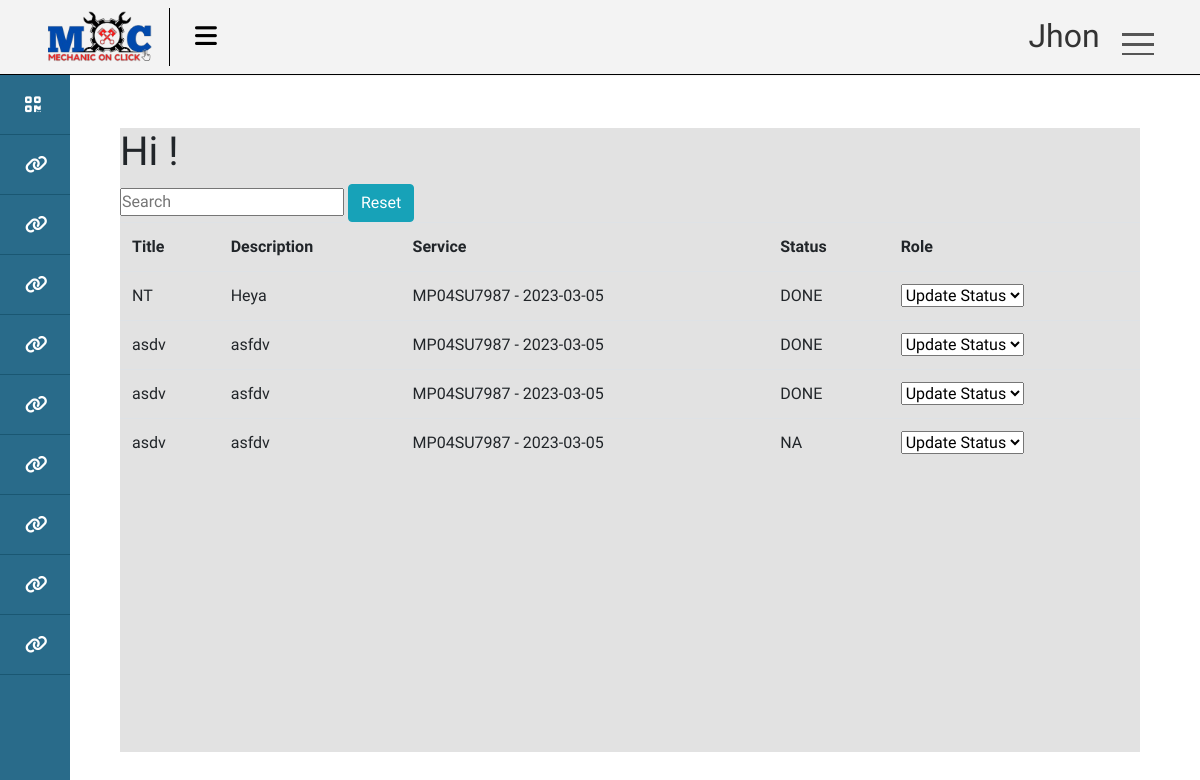
Page /tasks/employee/get (signed in) on the earlier database version.
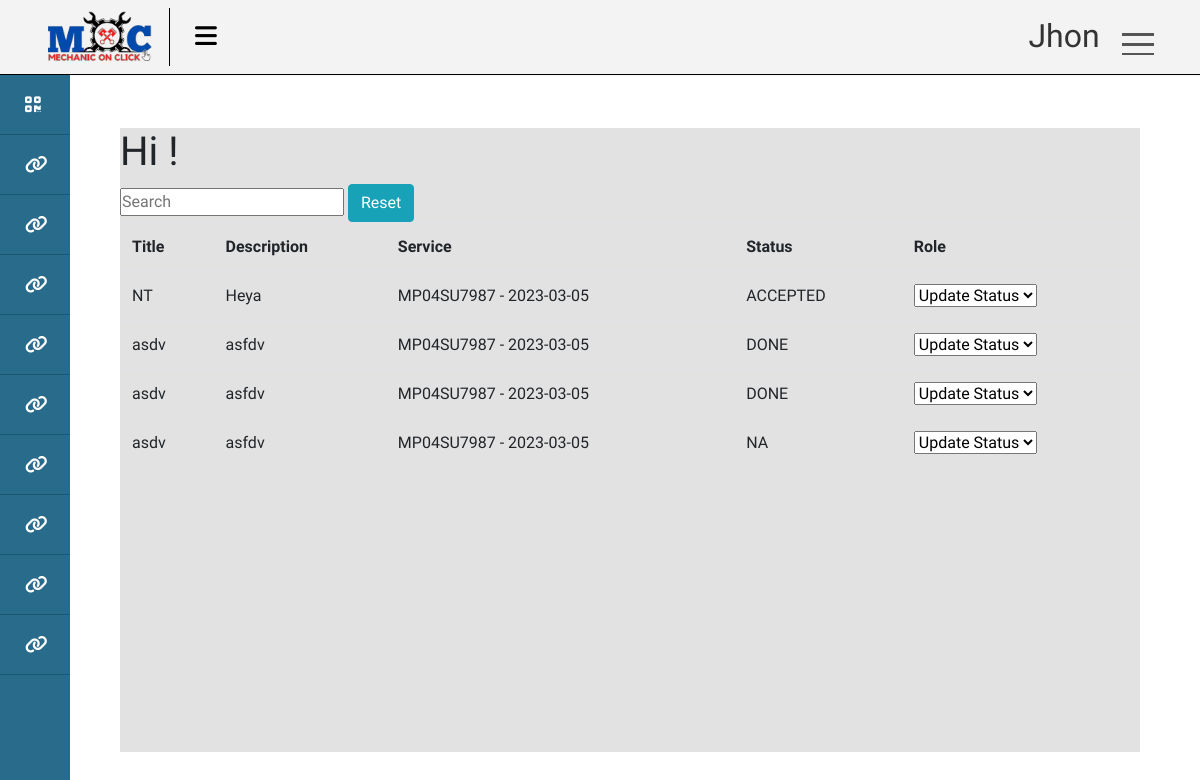
Same page on the later database version.
### ERP/models.py (models this page shows, shortened)
class Task(models.Model):
    title = models.CharField(max_length=50 )
    description = models.CharField(max_length=200)
    services = models.ForeignKey(Service , null=True , blank= True , on_delete=models.SET_NULL)
    employee = models.ForeignKey(Employee , null=True , blank=True , on_delete=models.SET_NULL)
    date = models.DateField(default= datetime.date.today)
    center = models.ForeignKey(Center , on_delete=models.CASCADE)
    class TaskStatus(models.TextChoices):
        NA = 'NA' , 'NA'
        ACCEPTED = 'ACCEPTED' , 'ACCEPTED'
        REJECTED = 'REJECTED' , 'REJECTED'
        DONE = 'DONE' , 'DONE'
        PENDING = 'PENDING' , 'PENDING'
        FAILED = 'FAILED' , 'FAILED'
    status = models.CharField(max_length=50 , choices=TaskStatus.choices ,default= TaskStatus.NA)

class Service(models.Model):
    class Progress(models.TextChoices):
        WAITING = 'WAITING' , 'Waiting'
        DOING = 'DOING' , 'Doing'
    vehical = models.ForeignKey(Vehical , on_delete=models.SET_NULL, blank=True , null= True)
    center = models.ForeignKey(Center , on_delete=models.SET_NULL , null=True , blank= True)
    services = models.ManyToManyField(CenterServices)
    products = models.ManyToManyField(CenterProduct)
    progress = models.CharField(max_length=20 , choices=Progress.choices , default= Progress.WAITING)
    date = models.DateTimeField(auto_now_add=True)
    additional_services = models.CharField(max_length=200 ,default = None)
    additional_services_cost = models.IntegerField(default=0)
    is_approved = models.BooleanField(default=False)
    def __str__(self) -> str:
        return str(self.vehical.number) + ' - ' + str(self.date.date())

class Vehical(models.Model):
    customer = models.ForeignKey(Customer , on_delete=models.CASCADE)
    number = models.CharField(max_length=20 , unique= True , blank=False , null= False)
    type = models.CharField(max_length=20)

### ERP/views.py (the view)
# urls.py: path('tasks/employee/get', employee_tasks , name ='employee_tasks'),
@login_required(login_url= 'login_page')
def employee_tasks(request):
    employee = Employee.objects.get(user = request.user)
    tasks = Task.objects.filter(employee = employee)
    context = {'tasks' : tasks}
    return render(request , 'ERP/HR/Task/emp_page.html' , context)

### templates/ERP/HR/Task/emp_page.html (shortened to what this page needs)
{% extends 'ERP/base.html' %}
{% load static %}
{% block content %}
<h1>Hi  !</h1>
{% include 'ERP/search_widget.html' %}
<table id="myTable" class = 'table'>
    <tr>
        <th>Title</th>
        <th>Description</th>
        <th>Service</th>
        <th>Status</th>
        <th>Role</th>
        </tr>
        {% for task in tasks %}
        <tr>
            <td> {{task.title}}  </td>
            <td>{{task.description}}</td>
            <td> {{task.services}}  </td>
            <td>{{task.status}}</td>
            <td>
                <select class="round" name="status" hx-get="{% url 'update_task_status' task.id %}" hx-trigger="change" hx-target="#statustab" >
                    <option selected>Update Status</option>
                </select>
            </td>
        </tr>
        {% endfor %}
        </table>
        {% endblock %}

Differences in the rows shown:
changed Task "NT": status "DONE" → "ACCEPTED"
